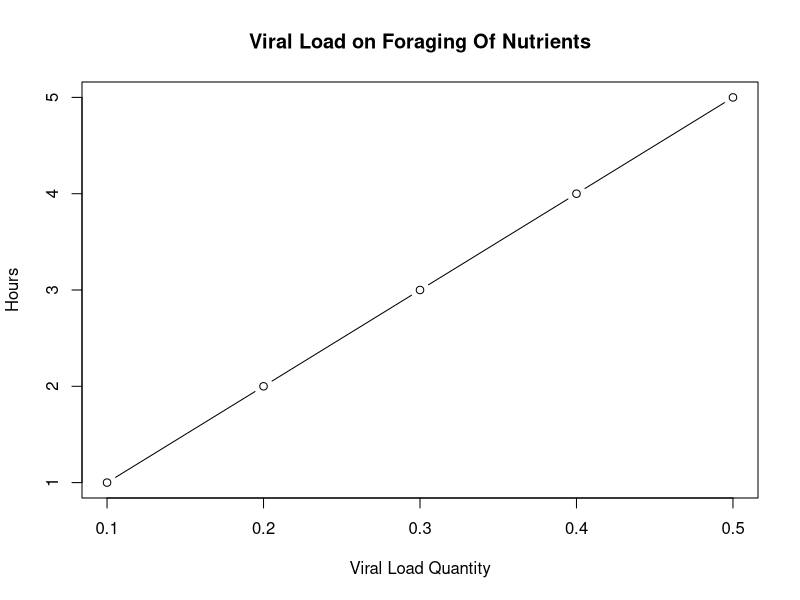
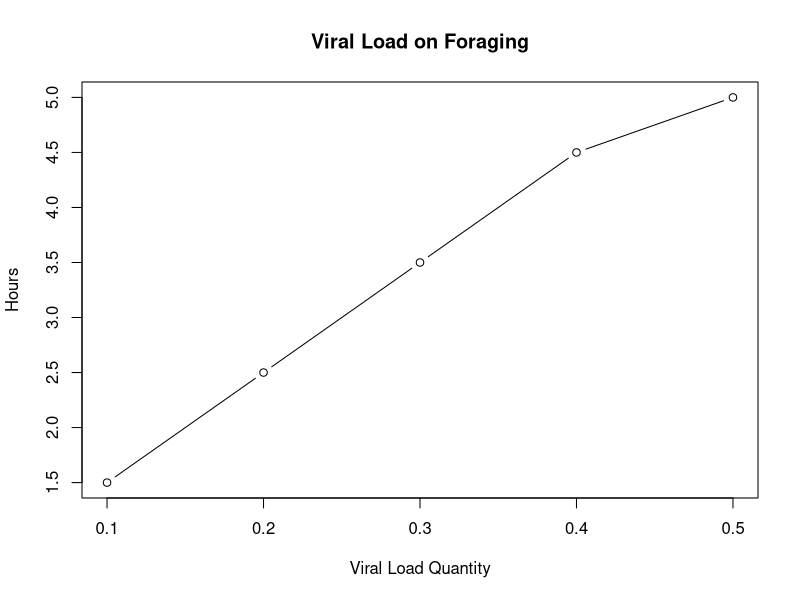
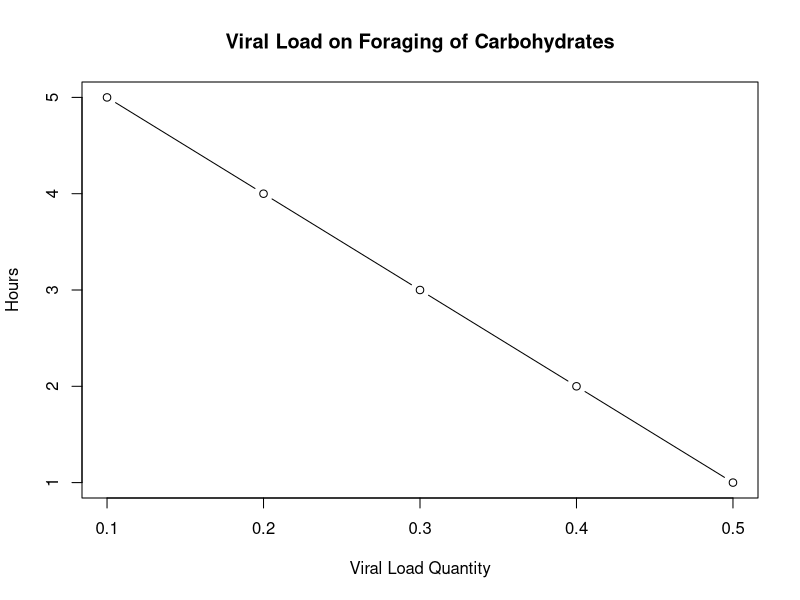

Write R code to recreate these figures, in order.
## ---- chunk 1
x<-c(0.1, 0.2,0.3,0.4,0.5)
y<-c(1, 2, 3, 4, 5)
plot(x=x, y=y, type="b", main="Viral Load on Foraging Of Nutrients",
     xlab="Viral Load Quantity",ylab="Hours")
## ---- chunk 2
x<-c(0.1, 0.2,0.3,0.4,0.5)
y<-c(1.5, 2.5, 3.5, 4.5, 5)
plot(x=x, y=y, type="b", main="Viral Load on Foraging",
     xlab="Viral Load Quantity",ylab="Hours")
## ---- chunk 3
x<-c(0.1, 0.2,0.3,0.4,0.5)
y<-c(5, 4, 3, 2, 1)
plot(x=x, y=y, type="b", main="Viral Load on Foraging of Carbohydrates",
     xlab="Viral Load Quantity",ylab="Hours")
